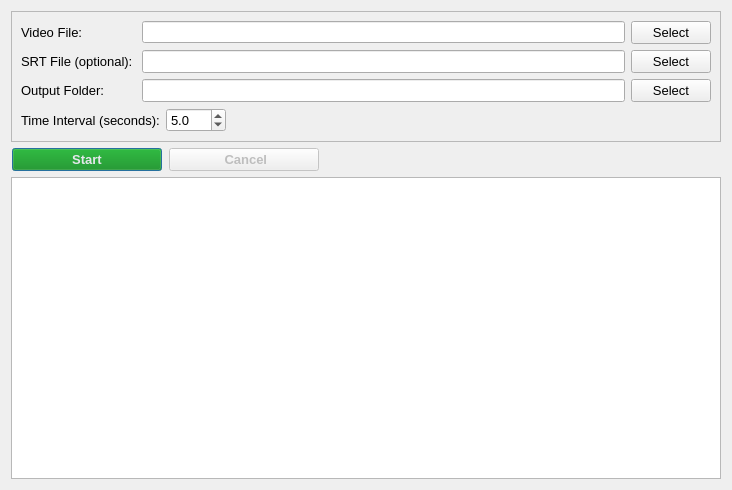
<?xml version="1.0" encoding="UTF-8"?>
<ui version="4.0">
 <class>VideoParser</class>
 <widget class="QDialog" name="VideoParser">
  <property name="geometry">
   <rect>
    <x>0</x>
    <y>0</y>
    <width>732</width>
    <height>490</height>
   </rect>
  </property>
  <property name="windowTitle">
   <string>Video Parser</string>
  </property>
  <layout class="QVBoxLayout" name="verticalLayout_2">
   <item>
    <widget class="QFrame" name="setupFrame">
     <property name="sizePolicy">
      <sizepolicy hsizetype="Preferred" vsizetype="Preferred">
       <horstretch>0</horstretch>
       <verstretch>0</verstretch>
      </sizepolicy>
     </property>
     <property name="frameShape">
      <enum>QFrame::StyledPanel</enum>
     </property>
     <property name="frameShadow">
      <enum>QFrame::Plain</enum>
     </property>
     <property name="lineWidth">
      <number>3</number>
     </property>
     <layout class="QVBoxLayout" name="verticalLayout_3">
      <item>
       <layout class="QGridLayout" name="selectorsGrid">
        <item row="0" column="1">
         <widget class="QLineEdit" name="videoSelectLine">
          <property name="font">
           <font>
            <pointsize>9</pointsize>
           </font>
          </property>
          <property name="toolTip">
           <string>Path to the video file to extract frames from.
Supported formats: MP4, AVI, MOV, MKV, and other common video formats.
Click the Select button to browse for a video file.</string>
          </property>
          <property name="readOnly">
           <bool>true</bool>
          </property>
         </widget>
        </item>
        <item row="1" column="0">
         <widget class="QLabel" name="srtSelectLabel">
          <property name="font">
           <font>
            <pointsize>10</pointsize>
           </font>
          </property>
          <property name="toolTip">
           <string>SRT subtitle file containing GPS telemetry and timestamp data.
Optional: Provides location information for extracted frames.
Without SRT file, frames will have no GPS metadata.</string>
          </property>
          <property name="whatsThis">
           <string>The SRT file contains timestamped information about the video file.  It is optional, but without it output images won't include location information.</string>
          </property>
          <property name="text">
           <string>SRT File (optional): </string>
          </property>
         </widget>
        </item>
        <item row="2" column="0">
         <widget class="QLabel" name="outputLabel">
          <property name="font">
           <font>
            <pointsize>10</pointsize>
           </font>
          </property>
          <property name="toolTip">
           <string>Destination folder where extracted frame images will be saved.
Each frame is saved as a separate image file with timestamp information.</string>
          </property>
          <property name="text">
           <string>Output Folder:</string>
          </property>
         </widget>
        </item>
        <item row="2" column="1">
         <widget class="QLineEdit" name="outputLine">
          <property name="font">
           <font>
            <pointsize>10</pointsize>
           </font>
          </property>
          <property name="toolTip">
           <string>Path to the output folder for extracted frame images.
All frames will be saved in this directory with sequential naming.
Click the Select button to choose a different folder.</string>
          </property>
          <property name="readOnly">
           <bool>true</bool>
          </property>
         </widget>
        </item>
        <item row="2" column="2">
         <widget class="QPushButton" name="outputSelectButton">
          <property name="font">
           <font>
            <pointsize>10</pointsize>
           </font>
          </property>
          <property name="toolTip">
           <string>Browse for output folder to save extracted frames.
Opens a folder selection dialog.</string>
          </property>
          <property name="text">
           <string>Select</string>
          </property>
          <property name="icon">
           <iconset resource="../resources.qrc">
            <normaloff>:/icons/folder.png</normaloff>:/icons/folder.png</iconset>
          </property>
          <property name="autoDefault">
           <bool>false</bool>
          </property>
          <property name="iconName" stdset="0">
           <string>folder.png</string>
          </property>
         </widget>
        </item>
        <item row="0" column="0">
         <widget class="QLabel" name="videoSelectLabel">
          <property name="font">
           <font>
            <pointsize>10</pointsize>
           </font>
          </property>
          <property name="toolTip">
           <string>Select the source video file to parse.
Video will be split into individual frame images.</string>
          </property>
          <property name="text">
           <string>Video File:</string>
          </property>
         </widget>
        </item>
        <item row="0" column="2">
         <widget class="QPushButton" name="videoSelectButton">
          <property name="font">
           <font>
            <pointsize>10</pointsize>
           </font>
          </property>
          <property name="toolTip">
           <string>Browse for video file to extract frames from.
Opens a file selection dialog for video files (MP4, AVI, MOV, etc.).</string>
          </property>
          <property name="text">
           <string>Select</string>
          </property>
          <property name="autoDefault">
           <bool>false</bool>
          </property>
         </widget>
        </item>
        <item row="1" column="1">
         <widget class="QLineEdit" name="srtSelectLine">
          <property name="font">
           <font>
            <pointsize>10</pointsize>
           </font>
          </property>
          <property name="toolTip">
           <string>Path to the optional SRT subtitle file with GPS telemetry data.
SRT files contain timestamp and location information for video frames.
If provided, extracted frames will include GPS metadata (latitude, longitude, altitude).
Can be left empty if location data is not needed.</string>
          </property>
          <property name="readOnly">
           <bool>true</bool>
          </property>
         </widget>
        </item>
        <item row="1" column="2">
         <widget class="QPushButton" name="srtSelectButton">
          <property name="font">
           <font>
            <pointsize>10</pointsize>
           </font>
          </property>
          <property name="toolTip">
           <string>Browse for optional SRT subtitle file containing GPS telemetry.
SRT files are commonly created by DJI drones and other video recording devices.
Opens a file selection dialog for SRT files.</string>
          </property>
          <property name="text">
           <string>Select</string>
          </property>
          <property name="autoDefault">
           <bool>false</bool>
          </property>
         </widget>
        </item>
       </layout>
      </item>
      <item>
       <layout class="QHBoxLayout" name="horizontalLayout">
        <item>
         <widget class="QLabel" name="timeLabel">
          <property name="font">
           <font>
            <pointsize>10</pointsize>
           </font>
          </property>
          <property name="toolTip">
           <string>Time interval between extracted frames.
Determines how frequently frames are captured from the video.
Smaller intervals = More frames extracted (larger output)</string>
          </property>
          <property name="text">
           <string>Time Interval (seconds):</string>
          </property>
         </widget>
        </item>
        <item>
         <widget class="QDoubleSpinBox" name="timespinBox">
          <property name="font">
           <font>
            <pointsize>10</pointsize>
           </font>
          </property>
          <property name="toolTip">
           <string>Set the time interval in seconds between frame extractions.
• Range: 0.1 to unlimited seconds
• Default: 5.0 seconds (extracts 1 frame every 5 seconds)
• Lower values: More frames extracted (e.g., 0.5s = 2 frames per second)
• Higher values: Fewer frames extracted (e.g., 10s = 1 frame every 10 seconds)
Recommendation: 3-5 seconds for most drone footage analysis</string>
          </property>
          <property name="decimals">
           <number>1</number>
          </property>
          <property name="minimum">
           <double>0.100000000000000</double>
          </property>
          <property name="singleStep">
           <double>0.500000000000000</double>
          </property>
          <property name="value">
           <double>5.000000000000000</double>
          </property>
         </widget>
        </item>
        <item>
         <spacer name="horizontalSpacer">
          <property name="orientation">
           <enum>Qt::Horizontal</enum>
          </property>
          <property name="sizeHint" stdset="0">
           <size>
            <width>40</width>
            <height>20</height>
           </size>
          </property>
         </spacer>
        </item>
       </layout>
      </item>
     </layout>
    </widget>
   </item>
   <item>
    <layout class="QHBoxLayout" name="mainButtons">
     <item>
      <widget class="QPushButton" name="startButton">
       <property name="enabled">
        <bool>true</bool>
       </property>
       <property name="sizePolicy">
        <sizepolicy hsizetype="Fixed" vsizetype="Fixed">
         <horstretch>0</horstretch>
         <verstretch>0</verstretch>
        </sizepolicy>
       </property>
       <property name="minimumSize">
        <size>
         <width>150</width>
         <height>0</height>
        </size>
       </property>
       <property name="font">
        <font>
         <pointsize>10</pointsize>
         <bold>true</bold>
        </font>
       </property>
       <property name="toolTip">
        <string>Start extracting frames from the video file.
Requirements:
• Video file must be selected
• Output folder must be selected
• Time interval must be set (default: 5 seconds)
The process will extract frames at the specified interval and save them as images.
If SRT file is provided, GPS metadata will be embedded in the extracted frames.</string>
       </property>
       <property name="layoutDirection">
        <enum>Qt::LeftToRight</enum>
       </property>
       <property name="autoFillBackground">
        <bool>false</bool>
       </property>
       <property name="styleSheet">
        <string notr="true">background-color: rgb(0, 136, 0);
color: rgb(228, 231, 235);</string>
       </property>
       <property name="text">
        <string>Start</string>
       </property>
       <property name="default">
        <bool>false</bool>
       </property>
      </widget>
     </item>
     <item>
      <widget class="QPushButton" name="cancelButton">
       <property name="enabled">
        <bool>false</bool>
       </property>
       <property name="sizePolicy">
        <sizepolicy hsizetype="Fixed" vsizetype="Fixed">
         <horstretch>0</horstretch>
         <verstretch>0</verstretch>
        </sizepolicy>
       </property>
       <property name="minimumSize">
        <size>
         <width>150</width>
         <height>0</height>
        </size>
       </property>
       <property name="font">
        <font>
         <pointsize>10</pointsize>
         <bold>true</bold>
        </font>
       </property>
       <property name="toolTip">
        <string>Cancel the frame extraction process.
Stops the operation immediately and returns to the ready state.
Any frames already extracted will be saved in the output folder.
Click to abort the current parsing operation.</string>
       </property>
       <property name="styleSheet">
        <string notr="true"/>
       </property>
       <property name="text">
        <string> Cancel</string>
       </property>
       <property name="icon">
        <iconset resource="../resources.qrc">
         <normaloff>:/icons/cancel.png</normaloff>:/icons/cancel.png</iconset>
       </property>
       <property name="iconName" stdset="0">
        <string>cancel.png</string>
       </property>
      </widget>
     </item>
     <item>
      <spacer name="buttonsSpacer">
       <property name="orientation">
        <enum>Qt::Horizontal</enum>
       </property>
       <property name="sizeType">
        <enum>QSizePolicy::Minimum</enum>
       </property>
       <property name="sizeHint" stdset="0">
        <size>
         <width>400</width>
         <height>20</height>
        </size>
       </property>
      </spacer>
     </item>
    </layout>
   </item>
   <item>
    <widget class="QPlainTextEdit" name="outputWindow">
     <property name="font">
      <font>
       <pointsize>12</pointsize>
      </font>
     </property>
     <property name="toolTip">
      <string>Progress and status output window.
Displays real-time information during frame extraction:
• Current frame being processed
• Frame timestamps and numbers
• GPS coordinates (if SRT file is provided)
• Progress percentage and completion status
• Any errors or warnings encountered
Shows total frames extracted when complete.</string>
     </property>
     <property name="readOnly">
      <bool>true</bool>
     </property>
    </widget>
   </item>
  </layout>
 </widget>
 <resources>
  <include location="../resources.qrc"/>
 </resources>
 <connections/>
</ui>
